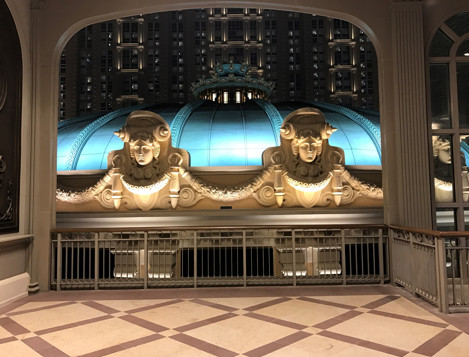
#> input picture sources/ch19Histogram/macau.jpg, 469 x 357 px
$ python ch19_13.py
#> lines starting #> are read from the running program, lines starting #| are printed output that depends on the picture
# ch19_13.py
import cv2
import numpy as np
import matplotlib.pyplot as plt

src = cv2.imread("macau.jpg",cv2.IMREAD_GRAYSCALE)
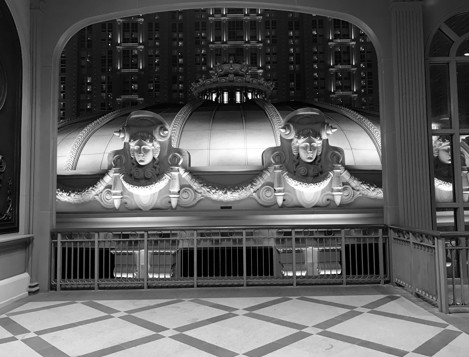
#> src: shape (357, 469); min 0, max 255, mean 92.5
# 建立遮罩
mask = np.zeros(src.shape[:2],np.uint8)                 # 建立影像遮罩影像
mask[20:200,50:400] = 255                               # 在遮罩影像內建立遮罩
aftermask = cv2.bitwise_and(src,src,mask=mask)
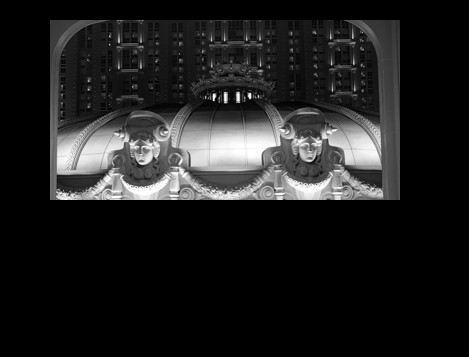
#> aftermask: shape (357, 469); min 0, max 255, mean 31.1

hist = cv2.calcHist([src],[0],None,[256],[0,256])       # 灰階統計資料
#> hist = 256 values, max 1982 at index 22, min 86 at index 236, mean 654
hist_mask = cv2.calcHist([src],[0],mask,[256],[0,256])  # 遮罩統計資料
#> hist_mask = 256 values, max 1213 at index 21, min 32 at index 2, mean 246.1
# subplot()第一個 2 是代表垂直有 2 張圖, 第二個 2 是代表左右有 2 張圖
# subplot()第三個參數是代表子圖編號
plt.subplot(221)                                        # 建立子圖 1
plt.imshow(src, 'gray')                                 # 灰階顯示第1張圖
plt.subplot(222)                                        # 建立子圖 2
plt.imshow(mask,'gray')                                 # 灰階顯示第2張圖
plt.subplot(223)                                        # 建立子圖 3
plt.imshow(aftermask, 'gray')                           # 灰階顯示第3張圖
plt.subplot(224)                                        # 建立子圖 4
plt.plot(hist, color="blue", label="Src Image")
plt.plot(hist_mask, color="red", label="Mask")
plt.legend(loc="best")
plt.show()
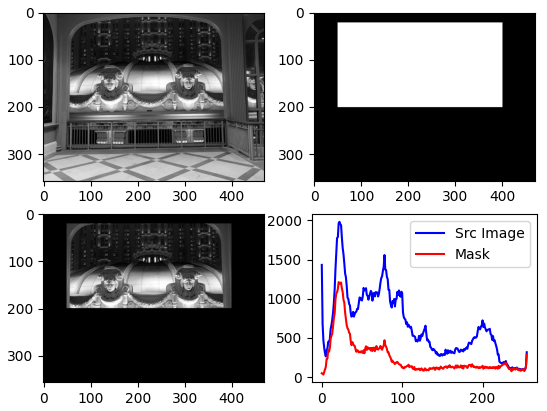
#> figure drawn by matplotlib, 4 panels; panel 4: curve peaks at x = 22, y = 1982; panel 4: curve peaks at x = 21, y = 1213

$ run again, with sources/ch19Histogram/office.jpg copied over sources/ch19Histogram/macau.jpg
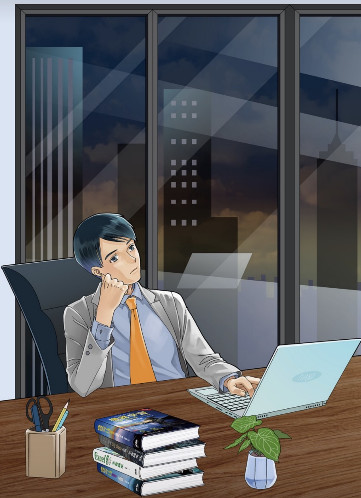
#> input picture sources/ch19Histogram/office.jpg, 361 x 498 px
#> `aftermask = cv2.bitwise_and(src,src,mask=mask)`:
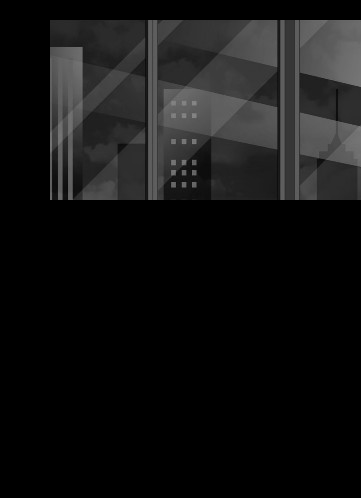
#> aftermask: shape (498, 361); min 0, max 137, mean 19.2
#> hist = 256 values, max 3933 at index 227, min 6 at index 254, mean 702.3
#> hist_mask = 256 values, max 1785 at index 46, min 0 at index 0, mean 218.7
#> `plt.show()`:
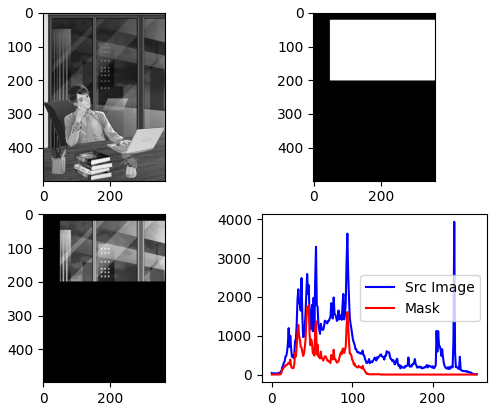
#> figure drawn by matplotlib, 4 panels; panel 4: curve peaks at x = 227, y = 3933; panel 4: curve peaks at x = 46, y = 1785

$ run again, with sources/ch19Histogram/shan.jpg copied over sources/ch19Histogram/macau.jpg
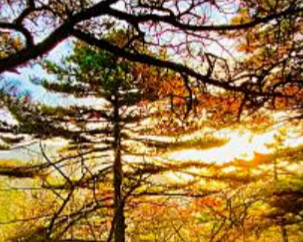
#> input picture sources/ch19Histogram/shan.jpg, 303 x 242 px
#> `aftermask = cv2.bitwise_and(src,src,mask=mask)`:
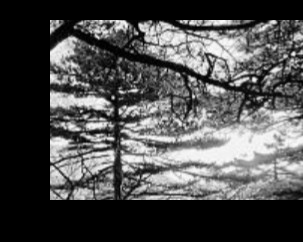
#> aftermask: shape (242, 303); min 0, max 254, mean 77.9
#> hist = 256 values, max 396 at index 134, min 1 at index 254, mean 286.4
#> hist_mask = 256 values, max 324 at index 242, min 0 at index 255, mean 177.9
#> `plt.show()`:
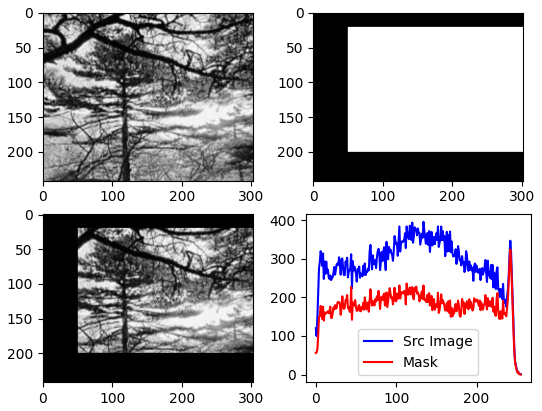
#> figure drawn by matplotlib, 4 panels; panel 4: curve peaks at x = 134, y = 396; panel 4: curve peaks at x = 242, y = 324

$ run again, with sources/ch19Histogram/snow.jpg copied over sources/ch19Histogram/macau.jpg
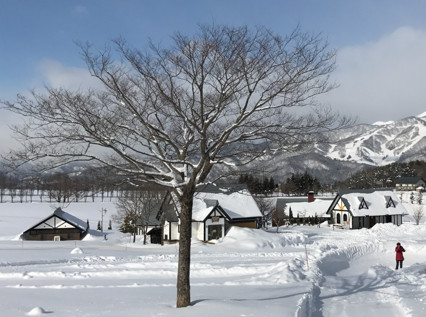
#> input picture sources/ch19Histogram/snow.jpg, 426 x 317 px
#> `aftermask = cv2.bitwise_and(src,src,mask=mask)`:
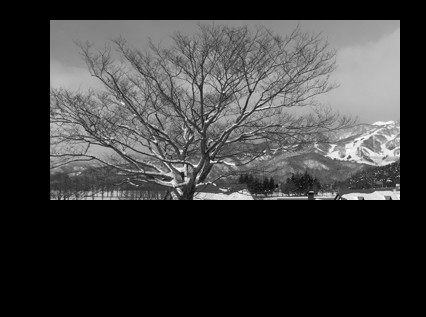
#> aftermask: shape (317, 426); min 0, max 255, mean 59.8
#> hist = 256 values, max 2393 at index 187, min 3 at index 2, mean 527.5
#> hist_mask = 256 values, max 1014 at index 134, min 0 at index 0, mean 246.1
#> `plt.show()`:
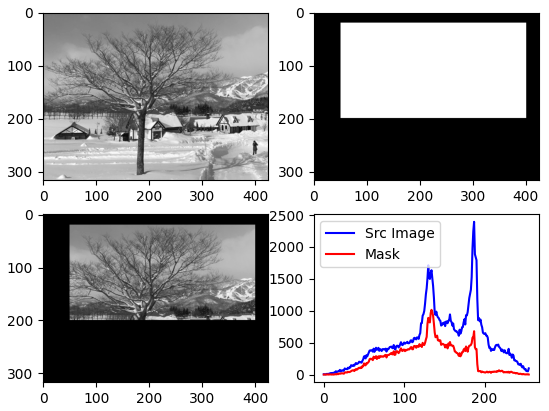
#> figure drawn by matplotlib, 4 panels; panel 4: curve peaks at x = 187, y = 2393; panel 4: curve peaks at x = 134, y = 1014
